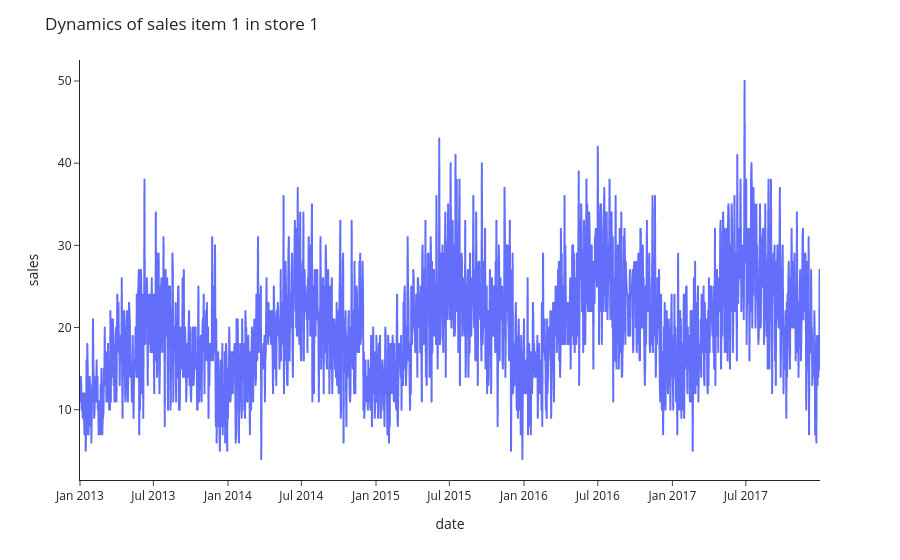

Source (notebook cell):
### Code cell
fig = px.line(df_1, y = 'sales')

fig.update_layout(template="simple_white",
                  title_text='Dynamics of sales item 1 in store 1')

### Figure 1 — Plotly figure (JSON) as saved in the notebook; plotly's stock layout.template omitted (floating-point values rounded to 4 significant figures; data arrays with more than 128 entries replaced by an {"elided": "..."} marker saying what was removed)
{"data": [{"hovertemplate": "date=%{x}<br>sales=%{y}<extra></extra>", "legendgroup": "", "line": {"color": "#636efa", "dash": "solid"}, "marker": {"symbol": "circle"}, "mode": "lines", "name": "", "showlegend": false, "type": "scattergl", "x": {"elided": "1826 str values"}, "xaxis": "x", "y": {"elided": "1826 int values"}, "yaxis": "y"}], "layout": {"legend": {"tracegroupgap": 0}, "margin": {"t": 60}, "title": {"text": "Dynamics of sales item 1 in store 1"}, "xaxis": {"anchor": "y", "domain": [0, 1], "title": {"text": "date"}}, "yaxis": {"anchor": "x", "domain": [0, 1], "title": {"text": "sales"}}}}
